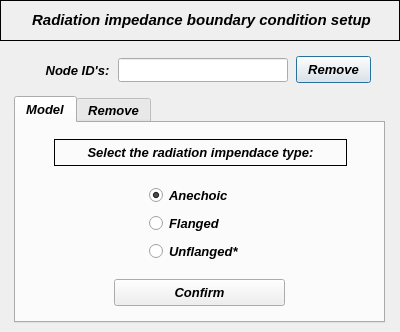
<?xml version="1.0" encoding="UTF-8"?>
<ui version="4.0">
 <class>Dialog</class>
 <widget class="QDialog" name="Dialog">
  <property name="geometry">
   <rect>
    <x>0</x>
    <y>0</y>
    <width>400</width>
    <height>332</height>
   </rect>
  </property>
  <property name="windowTitle">
   <string>Dialog</string>
  </property>
  <widget class="QPushButton" name="pushButton_remove_bc_confirm">
   <property name="geometry">
    <rect>
     <x>296</x>
     <y>56</y>
     <width>75</width>
     <height>27</height>
    </rect>
   </property>
   <property name="minimumSize">
    <size>
     <width>0</width>
     <height>27</height>
    </size>
   </property>
   <property name="maximumSize">
    <size>
     <width>16777215</width>
     <height>26</height>
    </size>
   </property>
   <property name="font">
    <font>
     <family>Arial</family>
     <pointsize>10</pointsize>
     <weight>75</weight>
     <italic>true</italic>
     <bold>true</bold>
    </font>
   </property>
   <property name="text">
    <string>Remove</string>
   </property>
  </widget>
  <widget class="QLineEdit" name="lineEdit_nodeID">
   <property name="geometry">
    <rect>
     <x>118</x>
     <y>58</y>
     <width>170</width>
     <height>24</height>
    </rect>
   </property>
   <property name="minimumSize">
    <size>
     <width>170</width>
     <height>0</height>
    </size>
   </property>
   <property name="maximumSize">
    <size>
     <width>170</width>
     <height>16777215</height>
    </size>
   </property>
   <property name="font">
    <font>
     <family>Arial</family>
     <pointsize>10</pointsize>
     <weight>75</weight>
     <italic>true</italic>
     <bold>true</bold>
    </font>
   </property>
   <property name="focusPolicy">
    <enum>Qt::ClickFocus</enum>
   </property>
   <property name="text">
    <string/>
   </property>
   <property name="alignment">
    <set>Qt::AlignCenter</set>
   </property>
  </widget>
  <widget class="QFrame" name="frame">
   <property name="geometry">
    <rect>
     <x>0</x>
     <y>0</y>
     <width>400</width>
     <height>41</height>
    </rect>
   </property>
   <property name="frameShape">
    <enum>QFrame::Box</enum>
   </property>
   <property name="frameShadow">
    <enum>QFrame::Plain</enum>
   </property>
   <property name="lineWidth">
    <number>1</number>
   </property>
   <widget class="QLabel" name="label">
    <property name="geometry">
     <rect>
      <x>16</x>
      <y>12</y>
      <width>371</width>
      <height>16</height>
     </rect>
    </property>
    <property name="font">
     <font>
      <family>Arial</family>
      <pointsize>11</pointsize>
      <weight>75</weight>
      <italic>true</italic>
      <bold>true</bold>
     </font>
    </property>
    <property name="text">
     <string>Radiation impedance boundary condition setup</string>
    </property>
    <property name="textFormat">
     <enum>Qt::AutoText</enum>
    </property>
    <property name="alignment">
     <set>Qt::AlignCenter</set>
    </property>
   </widget>
  </widget>
  <widget class="QLabel" name="label_2">
   <property name="geometry">
    <rect>
     <x>41</x>
     <y>60</y>
     <width>73</width>
     <height>21</height>
    </rect>
   </property>
   <property name="font">
    <font>
     <family>Arial</family>
     <pointsize>10</pointsize>
     <weight>75</weight>
     <italic>true</italic>
     <bold>true</bold>
    </font>
   </property>
   <property name="text">
    <string>Node ID's:</string>
   </property>
   <property name="alignment">
    <set>Qt::AlignCenter</set>
   </property>
  </widget>
  <widget class="QTabWidget" name="tabWidget_radiation_impedance">
   <property name="geometry">
    <rect>
     <x>14</x>
     <y>96</y>
     <width>371</width>
     <height>227</height>
    </rect>
   </property>
   <property name="minimumSize">
    <size>
     <width>0</width>
     <height>227</height>
    </size>
   </property>
   <property name="maximumSize">
    <size>
     <width>16777215</width>
     <height>227</height>
    </size>
   </property>
   <property name="font">
    <font>
     <family>Arial</family>
     <pointsize>10</pointsize>
     <weight>75</weight>
     <italic>true</italic>
     <bold>true</bold>
    </font>
   </property>
   <property name="currentIndex">
    <number>0</number>
   </property>
   <widget class="QWidget" name="tab_model">
    <attribute name="title">
     <string>Model</string>
    </attribute>
    <widget class="QPushButton" name="pushButton_confirm">
     <property name="geometry">
      <rect>
       <x>98</x>
       <y>156</y>
       <width>171</width>
       <height>27</height>
      </rect>
     </property>
     <property name="font">
      <font>
       <family>Arial</family>
       <pointsize>10</pointsize>
       <weight>75</weight>
       <italic>true</italic>
       <bold>true</bold>
      </font>
     </property>
     <property name="text">
      <string>Confirm</string>
     </property>
    </widget>
    <widget class="QLabel" name="label_20">
     <property name="enabled">
      <bool>true</bool>
     </property>
     <property name="geometry">
      <rect>
       <x>38</x>
       <y>16</y>
       <width>293</width>
       <height>27</height>
      </rect>
     </property>
     <property name="font">
      <font>
       <family>Arial</family>
       <pointsize>10</pointsize>
       <weight>75</weight>
       <italic>true</italic>
       <bold>true</bold>
      </font>
     </property>
     <property name="frameShape">
      <enum>QFrame::Box</enum>
     </property>
     <property name="text">
      <string>Select the radiation impendace type:</string>
     </property>
     <property name="alignment">
      <set>Qt::AlignCenter</set>
     </property>
    </widget>
    <widget class="QWidget" name="gridLayoutWidget">
     <property name="geometry">
      <rect>
       <x>132</x>
       <y>60</y>
       <width>107</width>
       <height>80</height>
      </rect>
     </property>
     <layout class="QGridLayout" name="gridLayout">
      <item row="2" column="0">
       <widget class="QRadioButton" name="radioButton_unflanged">
        <property name="minimumSize">
         <size>
          <width>105</width>
          <height>20</height>
         </size>
        </property>
        <property name="maximumSize">
         <size>
          <width>105</width>
          <height>20</height>
         </size>
        </property>
        <property name="text">
         <string>Unflanged*</string>
        </property>
       </widget>
      </item>
      <item row="0" column="0">
       <widget class="QRadioButton" name="radioButton_anechoic">
        <property name="minimumSize">
         <size>
          <width>105</width>
          <height>20</height>
         </size>
        </property>
        <property name="maximumSize">
         <size>
          <width>105</width>
          <height>20</height>
         </size>
        </property>
        <property name="text">
         <string>Anechoic</string>
        </property>
        <property name="checked">
         <bool>true</bool>
        </property>
       </widget>
      </item>
      <item row="1" column="0">
       <widget class="QRadioButton" name="radioButton_flanged">
        <property name="minimumSize">
         <size>
          <width>105</width>
          <height>20</height>
         </size>
        </property>
        <property name="maximumSize">
         <size>
          <width>105</width>
          <height>20</height>
         </size>
        </property>
        <property name="text">
         <string>Flanged</string>
        </property>
       </widget>
      </item>
     </layout>
    </widget>
   </widget>
   <widget class="QWidget" name="tab_remove">
    <attribute name="title">
     <string>Remove</string>
    </attribute>
    <widget class="QTreeWidget" name="treeWidget_radiation_impedance">
     <property name="geometry">
      <rect>
       <x>46</x>
       <y>40</y>
       <width>280</width>
       <height>120</height>
      </rect>
     </property>
     <property name="minimumSize">
      <size>
       <width>280</width>
       <height>120</height>
      </size>
     </property>
     <property name="maximumSize">
      <size>
       <width>280</width>
       <height>120</height>
      </size>
     </property>
     <property name="font">
      <font>
       <family>Arial</family>
       <italic>true</italic>
      </font>
     </property>
     <column>
      <property name="text">
       <string>Nodes</string>
      </property>
     </column>
     <column>
      <property name="text">
       <string>Values</string>
      </property>
     </column>
    </widget>
    <widget class="QPushButton" name="pushButton_remove_bc_confirm_2">
     <property name="geometry">
      <rect>
       <x>148</x>
       <y>166</y>
       <width>75</width>
       <height>27</height>
      </rect>
     </property>
     <property name="minimumSize">
      <size>
       <width>0</width>
       <height>27</height>
      </size>
     </property>
     <property name="maximumSize">
      <size>
       <width>16777215</width>
       <height>26</height>
      </size>
     </property>
     <property name="font">
      <font>
       <family>Arial</family>
       <pointsize>10</pointsize>
       <weight>75</weight>
       <italic>true</italic>
       <bold>true</bold>
      </font>
     </property>
     <property name="text">
      <string>Remove</string>
     </property>
    </widget>
    <widget class="QLabel" name="label_29">
     <property name="geometry">
      <rect>
       <x>18</x>
       <y>8</y>
       <width>337</width>
       <height>27</height>
      </rect>
     </property>
     <property name="font">
      <font>
       <family>Arial</family>
       <pointsize>10</pointsize>
       <weight>75</weight>
       <italic>true</italic>
       <bold>true</bold>
      </font>
     </property>
     <property name="frameShape">
      <enum>QFrame::Box</enum>
     </property>
     <property name="text">
      <string>Select a node to remove the radiation impedance:</string>
     </property>
     <property name="textFormat">
      <enum>Qt::AutoText</enum>
     </property>
     <property name="alignment">
      <set>Qt::AlignCenter</set>
     </property>
    </widget>
   </widget>
  </widget>
 </widget>
 <resources/>
 <connections/>
</ui>
